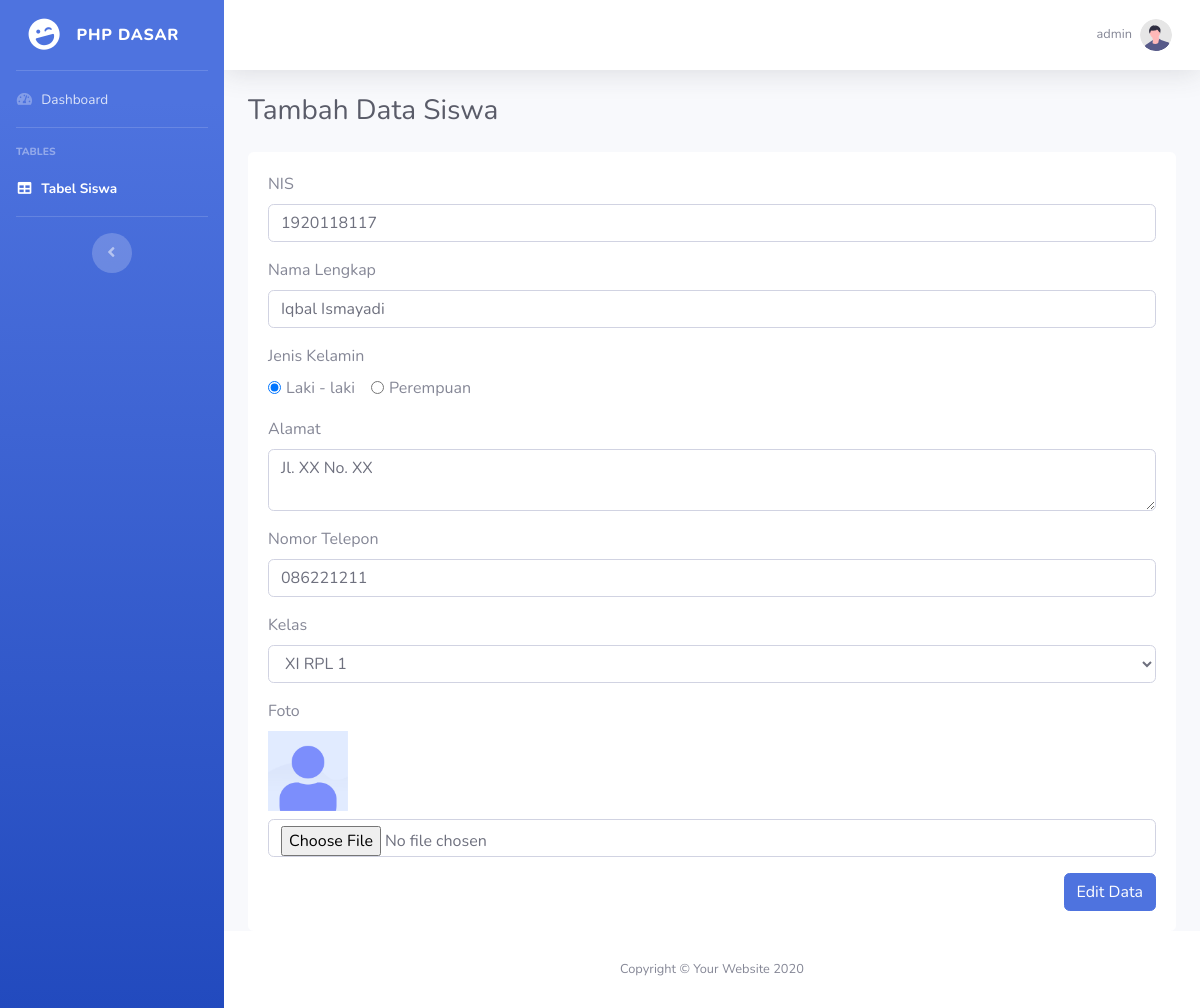
/edit.php?nis=1920118117 (signed in), run on the app's committed database.
### tables this page shows
CREATE TABLE `students` (
  `id` int(11) NOT NULL,
  `nis` char(10) NOT NULL,
  `name` varchar(255) NOT NULL,
  `gender` enum('P','L') NOT NULL,
  `address` varchar(255) NOT NULL,
  `phone_number` varchar(255) NOT NULL,
  `class_id` int(11) NOT NULL,
  `avatar` varchar(255) NOT NULL
);

CREATE TABLE `classes` (
  `id` int(11) NOT NULL,
  `name` varchar(255) NOT NULL
);

### edit.php (called while the page is built, shortened)
<?php
include "lib/library.php";
$nis = $_GET["nis"];
$query = "SELECT * FROM students WHERE nis = '$nis'";
$result = $mysqli->query($query);
$student = $result->fetch_assoc();
$query = "SELECT * FROM classes";
$result = $mysqli->query($query);
include "views/insert.php";

### views/insert.php (the view, shortened to what this page needs)
<?php
$action = "insert";
if (!empty($student)) $action = "edit";
?>
<!doctype html>
<html lang="en">
<head>
    <link rel="stylesheet" href="https://cdnjs.cloudflare.com/ajax/libs/font-awesome/5.15.2/css/all.min.css" />
    <link href="assets/css/sb-admin-2.min.css" rel="stylesheet">
    <link href="assets/vendor/datatables/dataTables.bootstrap4.min.css" rel="stylesheet">
</head>
<body id="page-top">
    <div id="wrapper">
        <ul class="navbar-nav bg-gradient-primary sidebar sidebar-dark accordion" id="accordionSidebar">
            <a class="sidebar-brand d-flex align-items-center justify-content-center" href="index.html">
                <div class="sidebar-brand-icon rotate-n-15">
                    <i class="fas fa-laugh-wink"></i>
                </div>
                <div class="sidebar-brand-text mx-3">PHP Dasar</div>
            </a>
            <hr class="sidebar-divider my-0">
            <li class="nav-item">
                <a class="nav-link" href="index.html">
                    <i class="fas fa-fw fa-tachometer-alt"></i>
                    <span>Dashboard</span></a>
            </li>
            <hr class="sidebar-divider">
            <div class="sidebar-heading">
                Tables
            </div>
            <li class="nav-item active">
                <a class="nav-link" href="index.php">
                    <i class="fas fa-fw fa-table"></i>
                    <span>Tabel Siswa</span></a>
            </li>
            <hr class="sidebar-divider d-none d-md-block">
            <div class="text-center d-none d-md-inline">
                <button class="rounded-circle border-0" id="sidebarToggle"></button>
            </div>
        </ul>
        <div id="content-wrapper" class="d-flex flex-column">
            <div id="content">
                <nav class="navbar navbar-expand navbar-light bg-white topbar mb-4 static-top shadow">
                    <ul class="navbar-nav ml-auto">
                        <li class="nav-item dropdown no-arrow">
                            <a class="nav-link dropdown-toggle" href="#" id="userDropdown" role="button" data-toggle="dropdown" aria-haspopup="true" aria-expanded="false">
                                <span class="mr-2 d-none d-lg-inline text-gray-600 small"><?= $_SESSION["username"] ?></span>
                                <img class="img-profile rounded-circle" src="assets/img/undraw_profile.svg">
                            </a>
                        </li>
                    </ul>
                </nav>
                <div class="container-fluid">
                    <h1 class="h3 mb-4 text-gray-800">Tambah Data Siswa</h1>
                    <div class="card border-0">
                        <div class="card-body">
                            <form action="<?= $action ?>.php" method="POST" enctype="multipart/form-data">
                                <div class="form-group">
                                    <label for="nis">NIS</label>
                                    <input type="number" class="form-control" id="nis" name="nis" value="<?= @$student["nis"] ?>" required>
                                </div>
                                <div class="form-group">
                                    <label for="name">Nama Lengkap</label>
                                    <input type="text" class="form-control" id="name" name="name" value="<?= @$student["name"] ?>" required>
                                </div>
                                <div class="form-group">
                                    <label for="gender">Jenis Kelamin</label> <br>
                                    <div class="form-check form-check-inline">
                                        <input class="form-check-input" type="radio" name="gender" id="L" value="L" <?= @$student["gender"] == "L" ? "checked" : "" ?> required>
                                        <label class="form-check-label" for="L">Laki - laki</label>
                                    </div>
                                    <div class="form-check form-check-inline">
                                        <input class="form-check-input" type="radio" name="gender" id="P" value="P" <?= @$student["gender"] == "P" ? "checked" : "" ?> required>
                                        <label class="form-check-label" for="P">Perempuan</label>
                                    </div>
                                </div>
                                <div class="form-group">
                                    <label for="address">Alamat</label>
                                    <textarea name="address" id="address" class="form-control" required><?= @$student["address"] ?></textarea>
                                </div>
                                <div class="form-group">
                                    <label for="phone_number">Nomor Telepon</label>
                                    <input type="number" class="form-control" id="phone_number" name="phone_number" value="<?= @$student["phone_number"] ?>" required>
                                </div>
                                <div class="form-group">
                                    <label for="class_id">Kelas</label>
                                    <select name="class_id" id="class_id" class="form-control" required>
                                        <?php while ($class = $result->fetch_assoc()) : ?>
                                            <option value="<?= $class['id'] ?>" <?= @($student['class_id'] == $class['id']) ? 'selected' : '' ?>>
                                                <?= $class['name'] ?>
                                            </option>
                                        <?php endwhile; ?>
                                    </select>
                                </div>
                                <div class="form-group">
                                    <label for="avatar">Foto</label>
                                    <?php if ($action == "edit") : ?>
                                        <?php if (strlen(@$student["avatar"]) > 0) : ?>
                                            <img src="assets/img/students/<?= @$student["avatar"] ?>" alt="<?= @$student["name"] ?>" width="80px" class="d-block mb-2">
                                        <?php else : ?>
                                            <img src="assets/img/students/default.jpg" alt="Default Avatar" width="80px" class="d-block mb-2">
                                        <?php endif; ?>
                                    <?php endif; ?>
                                    <input type="file" name="avatar" id="avatar" class="form-control">
                                </div>
                                <div class="row">
                                    <div class="col-md-12 d-flex justify-content-end">
                                        <button class="btn btn-primary text-capitalize" type="submit"><?= $action ?> Data</button>
                                    </div>
                                </div>
                            </form>
                        </div>
                    </div>
                </div>
            </div>
            <footer class="sticky-footer bg-white">
                <div class="container my-auto">
                    <div class="copyright text-center my-auto">
                        <span>Copyright &copy; Your Website 2020</span>
                    </div>
                </div>
            </footer>
        </div>
    </div>
</body>
</html>

### data on the page
students: nis "1920118117", name "Iqbal Ismayadi", gender "☑ Laki - laki", gender "☐ Perempuan", address "Jl. XX No. XX", phone_number "086221211", class_id "XI RPL 1", avatar (placeholder picture)

### other printed values
$_SESSION["username"] "admin"
$action "Edit"
